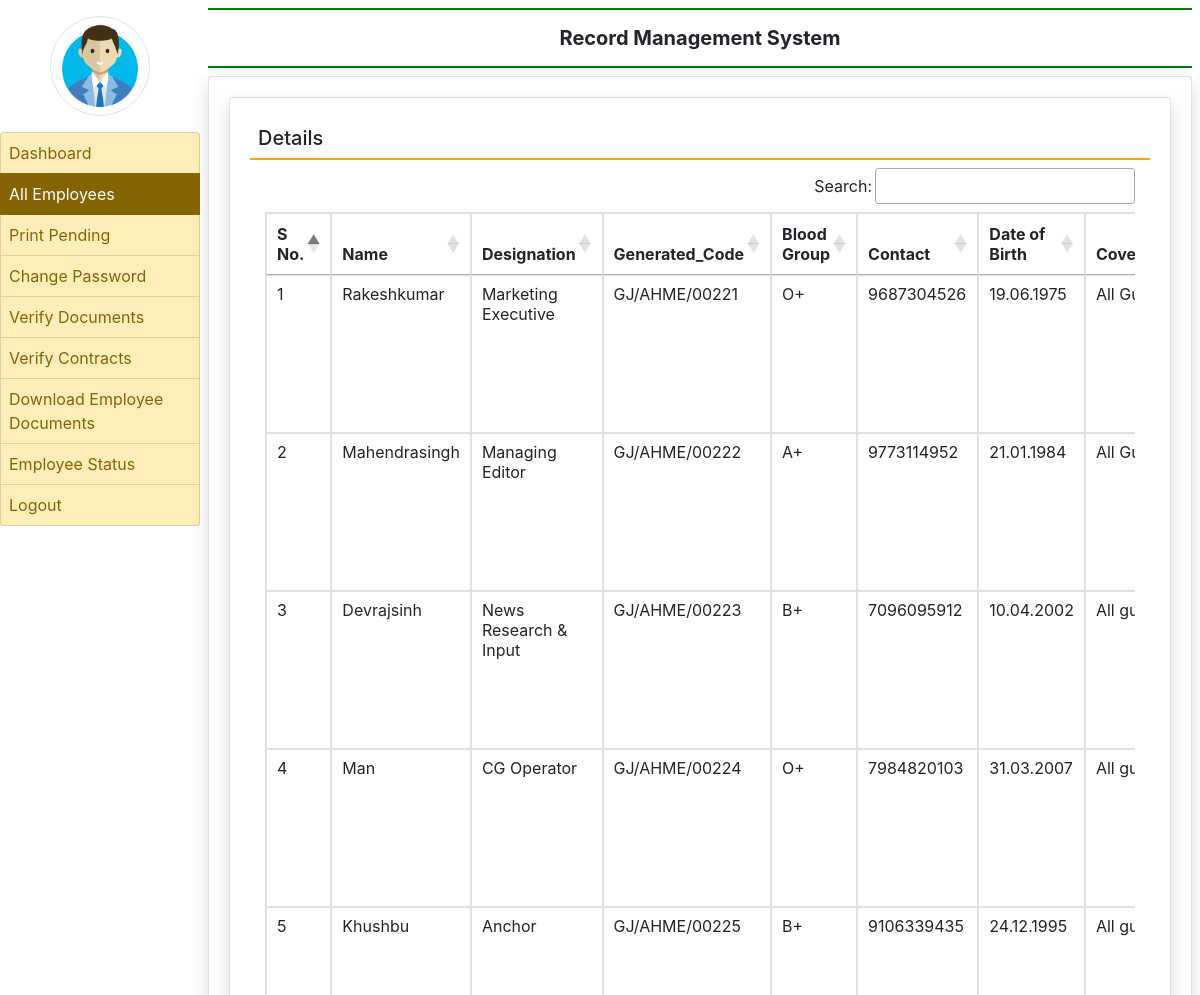
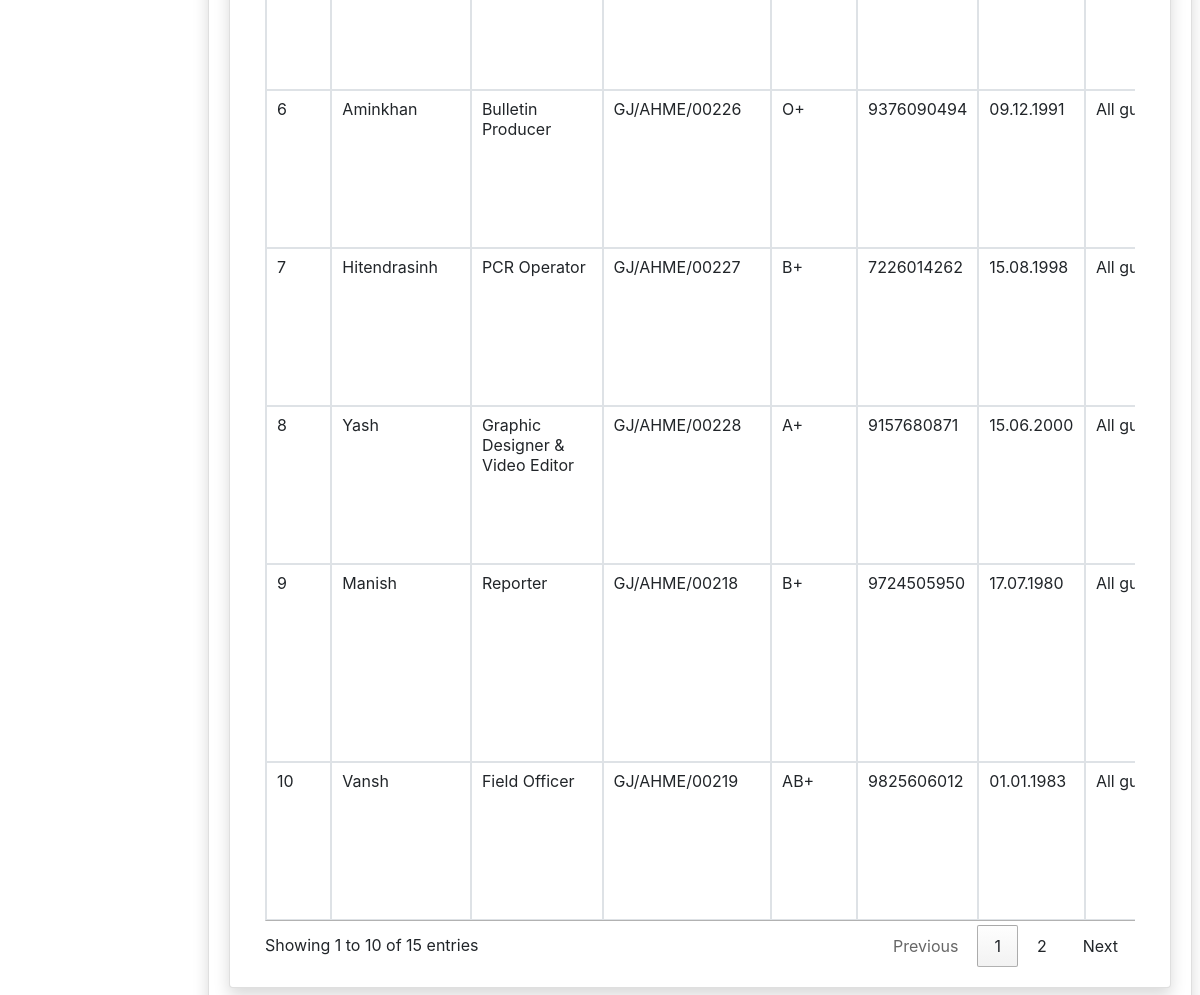
/all_employee (signed in), run on the app's committed database (2 pictures, top to bottom).
### employee/models.py (models this page shows, shortened)
class EmployeeDetail(models.Model):
    user = models.ForeignKey(User, on_delete=models.CASCADE, null=True)
    empcode = models.CharField(max_length=100, null=True)
    empdept = models.CharField(max_length=100, null=True)
    designation = models.CharField(max_length=100, null=True)
    contact = models.CharField(max_length=15, null=True)
    gender = models.CharField(max_length=20, null=True)
    joiningdate = models.DateField(default=date.today)
    contact = models.CharField(max_length=15, null=True)
    address = models.CharField(max_length=255, null=True, blank=True)  # Add this line
    coverage = models.CharField(max_length=100, null=True)
    dob = models.DateField(null=True, blank=True)  # Date of Birth
    tehsil = models.CharField(max_length=100, null=True)
    district = models.CharField(max_length=100, null=True)
    blood_group = models.CharField(max_length=3, null=True)# Assuming blood group as a short string like "A+", "B-", etc.
    expiry_date = models.DateField(default=default_expiry_date)
    STATUS_CHOICES = [
        ('PENDING', 'Pending'),
        ('DOC_PENDING', 'Document Pending'),
        ('DOC_VERIFIED', 'Document Verified'),
        ('CONTRACT_PENDING', 'Contract Pending'),
        ('PRINT_PENDING', 'Print Pending'),
        ('FINALIZED', 'Finalized'),
    ]
    status = models.CharField(max_length=25, choices=STATUS_CHOICES, default='PENDING')
    def custom_employee_code(self):
        district_code = self.district[:4].upper()+"/" if self.district != "All Gujarat" else ""
        return f"GJ/{district_code}{self.empcode}"

### employee/views.py (the view)
# urls.py: path('all_employee', all_employee, name='all_employee'),
def all_employee(request):
    if not request.user.is_authenticated:
        return redirect('admin_login')
    employees = EmployeeDetail.objects.filter(status='FINALIZED')
    return render(request, 'all_employee.html', {'employees': employees})

### employee/templates/all_employee.html (shortened to what this page needs)
{% extends 'admin_base.html' %}
{% block main %}
<div class="card shadow">
    <div class="card-body">
        <h5 class="p-2" style="border-bottom: 2px solid orange;">Details</h5>
        <div class="container-fluid">
            <div class="table-responsive">
                <table class="table table-bordered table-sm" id="example">
                    <thead>
                    	<tr>
			    <th>S No.</th>
			    <th>Name</th>
			    <th>Designation</th>
			    <th>Generated_Code</th>
      		            <th>Blood Group</th>
			    <th>Contact</th>
			    <th>Date of Birth</th>
			    <th>Coverage</th>
                        </tr>
                    </thead>
                    <tbody>
                        {% for i in employees %}
                        <tr>
                            <td>{{ forloop.counter }}</td>
			    <td>{{ i.user.first_name }}</td>
			    <td>{{ i.designation }}</td>
                            <td>{{ i.custom_employee_code }}</td>
                            <td>{{ i.blood_group }}</td>
			    <td>{{ i.contact }}</td>
			    <td>{{ i.dob|date:"d.m.Y" }}</td>
			    <td>{{ i.coverage }}</td>
                        </tr>
                        {% endfor %}
                    </tbody>
                </table>
            </div>
        </div>
    </div>
</div>
{% endblock %}

### data on the page
EmployeeDetail: user.first_name "Rakeshkumar", designation "Marketing Executive", custom_employee_code "GJ/AHME/00221", blood_group "O+", contact "9687304526", dob "19.06.1975", coverage "All…"
EmployeeDetail: user.first_name "Mahendrasingh", designation "Managing Editor", custom_employee_code "GJ/AHME/00222", blood_group "A+", contact "9773114952", dob "21.01.1984", coverage "All…"
EmployeeDetail: user.first_name "Devrajsinh", designation "News Research & Input", custom_employee_code "GJ/AHME/00223", blood_group "B+", contact "7096095912", dob "10.04.2002", coverage "All…"
EmployeeDetail: user.first_name "Man", designation "CG Operator", custom_employee_code "GJ/AHME/00224", blood_group "O+", contact "7984820103", dob "31.03.2007", coverage "All…"
EmployeeDetail: user.first_name "Khushbu", designation "Anchor", custom_employee_code "GJ/AHME/00225", blood_group "B+", contact "9106339435", dob "24.12.1995", coverage "All…"
EmployeeDetail: user.first_name "Aminkhan", designation "Bulletin Producer", custom_employee_code "GJ/AHME/00226", blood_group "O+", contact "9376090494", dob "09.12.1991", coverage "All…"
EmployeeDetail: user.first_name "Hitendrasinh", designation "PCR Operator", custom_employee_code "GJ/AHME/00227", blood_group "B+", contact "7226014262", dob "15.08.1998", coverage "All…"
EmployeeDetail: user.first_name "Yash", designation "Graphic Designer & Video Editor", custom_employee_code "GJ/AHME/00228", blood_group "A+", contact "9157680871", dob "15.06.2000", coverage "All…"
EmployeeDetail: user.first_name "Manish", designation "Reporter", custom_employee_code "GJ/AHME/00218", blood_group "B+", contact "9724505950", dob "17.07.1980", coverage "All…"
EmployeeDetail: user.first_name "Vansh", designation "Field Officer", custom_employee_code "GJ/AHME/00219", blood_group "AB+", contact "9825606012", dob "01.01.1983", coverage "All…"
